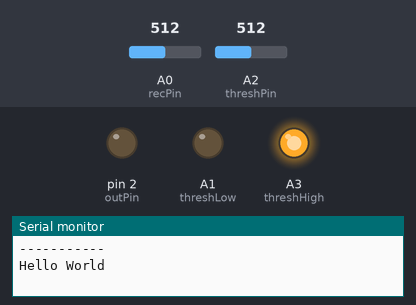
Recording of a sketch running on a simulated Arduino Nano, built with avr-gcc and run on an emulated ATmega328P. Shown: output pins drawn as LEDs (lit = HIGH), the last lines printed to the serial monitor. The test bench sets the inputs (shaded band); at power-on: A0 (recPin) = 512, A2 (threshPin) = 512.

Above: at 0.1 s.
At 1.9 s:
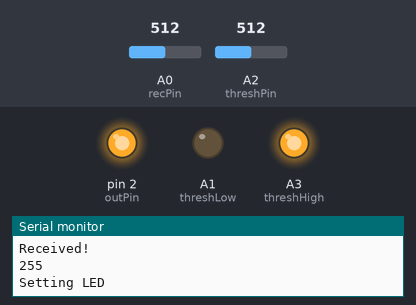
Timing chart, 0 to 3.4 s (numbered marks = the images above):
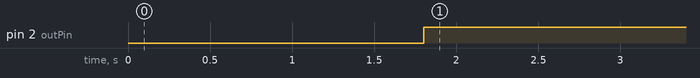

The sketch:

Receiver_RF.ino
```cpp
// Project   : Wireless Communication
// Purpose   : Receives data from transmitter
// Course    : ICS3U
// Author    : Liam McCartney
// Date      : 2023 05 29
// MCU       : 328P (Nano)
// Status    : Working
// Reference : http://darcy.rsgc.on.ca/ACES/TEI3M/2223/Tasks.html#wireless

#define recPin A0  //Input pin
#define outPin 2   //Output pin

uint8_t thresh = 0;
//Reading is only used if it is over the threshold, filters noise

#define threshPin A2
#define threshHigh A3
#define threshLow A1

void setup() {
  Serial.begin(9600);
  while (!Serial)
    ;
  Serial.println("-----------");
  Serial.println("Hello World");

  pinMode(outPin, OUTPUT);
  digitalWrite(outPin, 0);

  pinMode(threshHigh, OUTPUT);
  pinMode(threshLow, OUTPUT);

  digitalWrite(threshHigh, 1);  //Pot pins
  digitalWrite(threshLow, 0);
}


//-------------------------------------//
//Variables for loop():
uint32_t currentTime = 0;
bool proceed = false;

uint8_t mybyte = 0b0;
uint8_t bit = 0;

bool sign;
//-------------------------------------//

void loop() {
  thresh = analogRead(threshPin) >> 6;
  //Find the threshold

  if (analogRead(recPin) > thresh) {
    //Interrupt impossible as analogRead() is needed

    delay(75);
    //If signal is detected, wait for initial alert to end

    currentTime = millis();
    while (100 > millis() - currentTime) {
      //For exactly 100 ms check the bit after the alert
      if (analogRead(recPin) > thresh) {
        sign = true;
      }
    }

    delay(50);
    //Delay to prevent overlap

    Serial.println("---------");
    Serial.println("Received!");
    if (sign) {
      //If the bit is HIGH...
      mybyte = mybyte | (1 << bit);
      sign = false;
    }
    ++bit;
    //Next bit
    Serial.println(mybyte);


    if (bit == 8) {
      //If byte has been transmitted...
      bit = 0;
      Serial.println("Setting LED");
      mybyte ? digitalWrite(outPin, 1) : digitalWrite(outPin, 0);
      //Turns the relay off or on depending on the code sent
      mybyte = 0;
      //Reset byte
    }
  }
}
```

Measured:
- by itself, pin 2 (outPin): LOW → HIGH at 1.8 s
